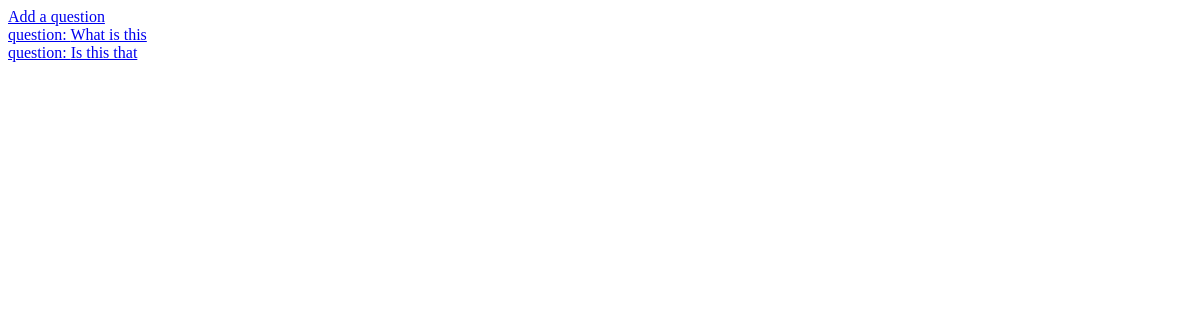
Page /dashboard/ on the earlier database version.
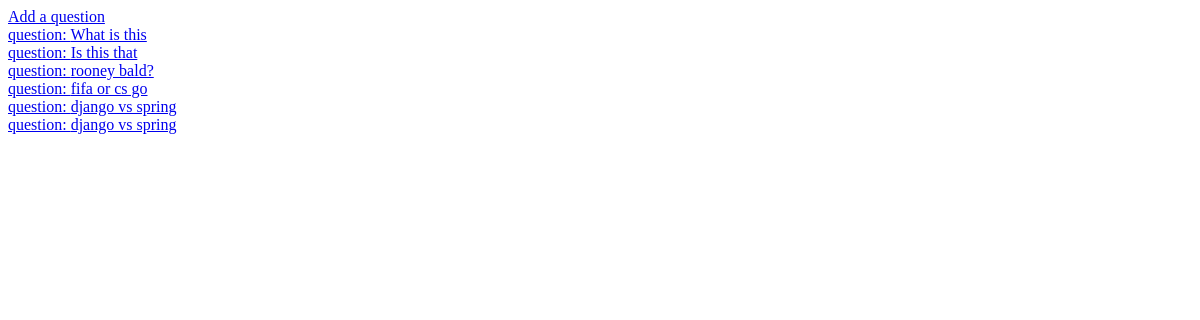
Same page on the later database version.
### dashboard/models.py (models this page shows)
class TimeStampMixin(models.Model):
    created_at = models.DateTimeField(auto_now_add=True)
    updated_at = models.DateTimeField(auto_now=True)
    class Meta:
        abstract = True

class Question(TimeStampMixin):
    user = models.ForeignKey(User, on_delete=models.CASCADE)
    question_text = models.CharField(max_length=500)

### dashboard/views.py (the view)
# urls.py: path('', views.index, name='index'),
def index(request):
    questions = Question.objects.all()
    return render(request, "dashboard.html", {"questions": questions})

### dashboard/templates/dashboard.html (shortened to what this page needs)
<!DOCTYPE html>
<html lang="en">
<head>
</head>
<body>
<a href="{% url 'add_question' %}">Add a question</a>
<br>
{% for question in questions %}
    <a href="/dashboard/{{question.id}}">
        question: {{question.question_text}}
    </a>
    <br>
{% endfor %}
</body>
</html>

Differences in the rows shown:
added Question: question_text "rooney bald?"
added Question: question_text "fifa or cs go"
added Question: question_text "django vs spring"
added Question: question_text "django vs spring"
